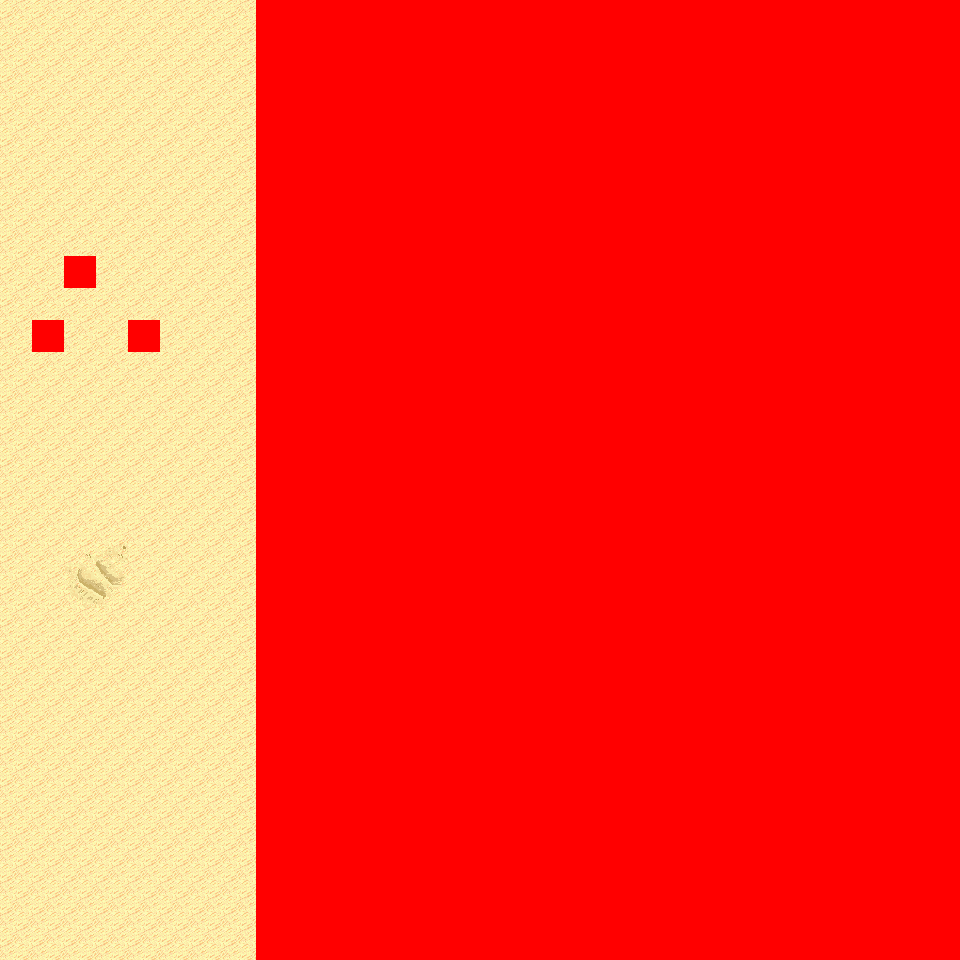

A level layout from a 2D game, rendered from its tile map. Below: a short description, then the map file with tile-grid data replaced by summaries:
An orthogonal 30x30 tile map with 32x32 px tiles, 6 tile layers (Ground, Object, Object2, Above, ...), 14 tilesets and 3 objects (3x mapchange).

<map version="1.0" orientation="orthogonal" renderorder="right-down" width="30" height="30" tilewidth="32" tileheight="32" nextobjectid="4">
  <tileset firstgid="1" name="tileset_logic_collision" tilewidth="32" tileheight="32" tilecount="1" columns="1">
    <image source="../drawable/tileset_logic_collision.png" width="32" height="32" />
  </tileset>
  <tileset firstgid="2" name="tileset_ground_ground" tilewidth="32" tileheight="32" tilecount="33" columns="3">
    <image source="../drawable/tileset_ground_ground.png" width="96" height="352" />
  </tileset>
  <tileset firstgid="35" name="tileset_ground_ridge_earth_pale" tilewidth="32" tileheight="32" tilecount="96" columns="12">
    <image source="../drawable/tileset_ground_ridge_earth_pale.png" width="384" height="256" />
  </tileset>
  <tileset firstgid="131" name="tileset_ground_ridge_earth_dark" tilewidth="32" tileheight="32" tilecount="96" columns="12">
    <image source="../drawable/tileset_ground_ridge_earth_dark.png" width="384" height="256" />
  </tileset>
  <tileset firstgid="227" name="tileset_terrain_desert" tilewidth="32" tileheight="32" tilecount="88" columns="8">
    <image source="../drawable/tileset_terrain_desert.png" width="256" height="352" />
  </tileset>
  <tileset firstgid="315" name="tileset_plant_tree_tree_darkgreen" tilewidth="32" tileheight="32" tilecount="88" columns="8">
    <image source="../drawable/tileset_plant_tree_tree_darkgreen.png" width="256" height="352" />
  </tileset>
  <tileset firstgid="403" name="tileset_building_tan_building" tilewidth="32" tileheight="32" tilecount="24" columns="4">
    <image source="../drawable/tileset_building_tan_building.png" width="128" height="192" />
  </tileset>
  <tileset firstgid="427" name="tileset_plant_cactus_2" tilewidth="32" tileheight="32" tilecount="10" columns="5">
    <image source="../drawable/tileset_plant_cactus_2.png" width="160" height="64" />
  </tileset>
  <tileset firstgid="437" name="tileset_ground_sand_2" tilewidth="32" tileheight="32" tilecount="15" columns="5">
    <image source="../drawable/tileset_ground_sand_2.png" width="160" height="96" />
  </tileset>
  <tileset firstgid="452" name="tileset_object_stone_well" tilewidth="32" tileheight="32" tilecount="6" columns="2">
    <image source="../drawable/tileset_object_stone_well.png" width="64" height="96" />
  </tileset>
  <tileset firstgid="458" name="tileset_plant_tree_banana_tree" tilewidth="32" tileheight="32" tilecount="40" columns="4">
    <image source="../drawable/tileset_plant_tree_banana_tree.png" width="128" height="320" />
  </tileset>
  <tileset firstgid="498" name="tileset_ground_sand_edges" tilewidth="32" tileheight="32" tilecount="15" columns="5">
    <image source="../drawable/tileset_ground_sand_edges.png" width="160" height="96" />
  </tileset>
  <tileset firstgid="513" name="tileset_building_window_window_centered" tilewidth="32" tileheight="32" tilecount="1" columns="1">
    <image source="../drawable/tileset_building_window_window_centered.png" width="32" height="32" />
  </tileset>
  <tileset firstgid="514" name="tileset_building_door_closed" tilewidth="32" tileheight="32" tilecount="1" columns="1">
    <image source="../drawable/tileset_building_door_closed.png" width="32" height="32" />
  </tileset>
  <layer name="Ground" width="30" height="30">
    <data>[900 cells, 900 non-empty, 8 distinct tile ids]</data>
  </layer>
  <layer name="Object" width="30" height="30">
    <data>[900 cells, 182 non-empty, 17 distinct tile ids]</data>
  </layer>
  <layer name="Object2" width="30" height="30">
    <data>[900 cells, 4 non-empty, 4 distinct tile ids]</data>
  </layer>
  <layer name="Above" width="30" height="30">
    <data>[900 cells, 156 non-empty, 17 distinct tile ids]</data>
  </layer>
  <layer name="Above2" width="30" height="30">
    <data>[900 cells, 0 non-empty, 0 distinct tile ids]</data>
  </layer>
  <layer name="Walkable" width="30" height="30">
    <data>[900 cells, 663 non-empty, 1 distinct tile ids]</data>
  </layer>
  <objectgroup name="MapEvents">
    <object id="1" name="north" type="mapchange" x="0" y="0" width="256" height="32">
      <properties>
        <property name="map" value="0_ados_mountain_n2_w2_x3_y0" />
        <property name="place" value="south" />
      </properties>
    </object>
    <object id="2" name="south" type="mapchange" x="0" y="928" width="256" height="32">
      <properties>
        <property name="map" value="0_ados_mountain_n2_w2_x3_y2" />
        <property name="place" value="north" />
      </properties>
    </object>
    <object id="3" name="west" type="mapchange" x="0" y="0" width="32" height="960">
      <properties>
        <property name="map" value="0_ados_mountain_n2_w2_x2_y1" />
        <property name="place" value="east" />
      </properties>
    </object>
  </objectgroup>
</map>
